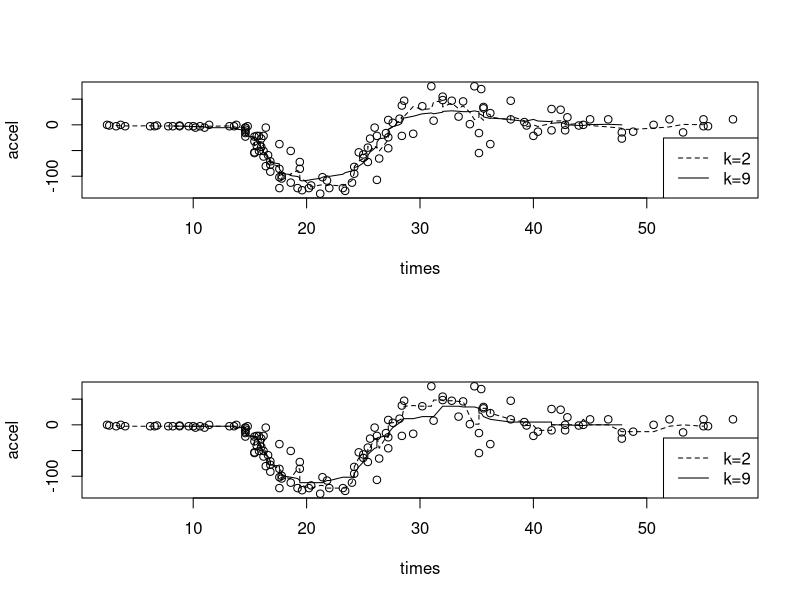
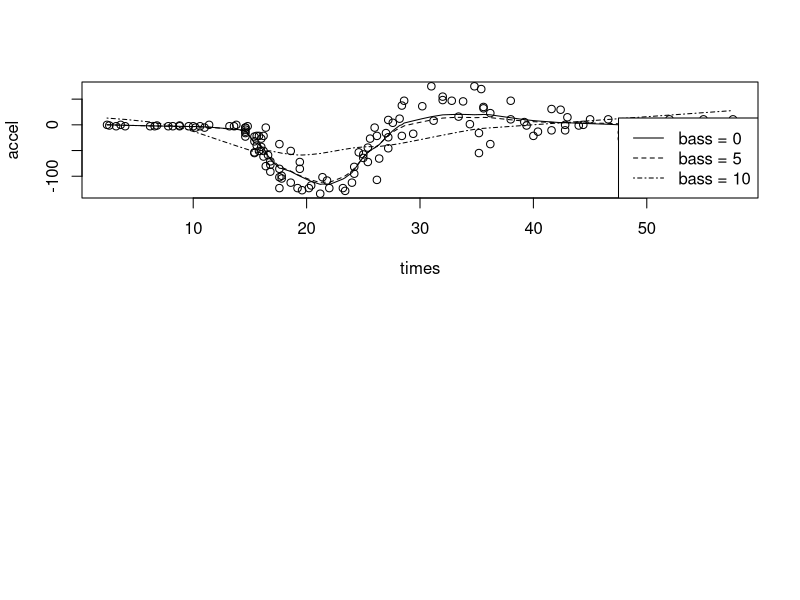
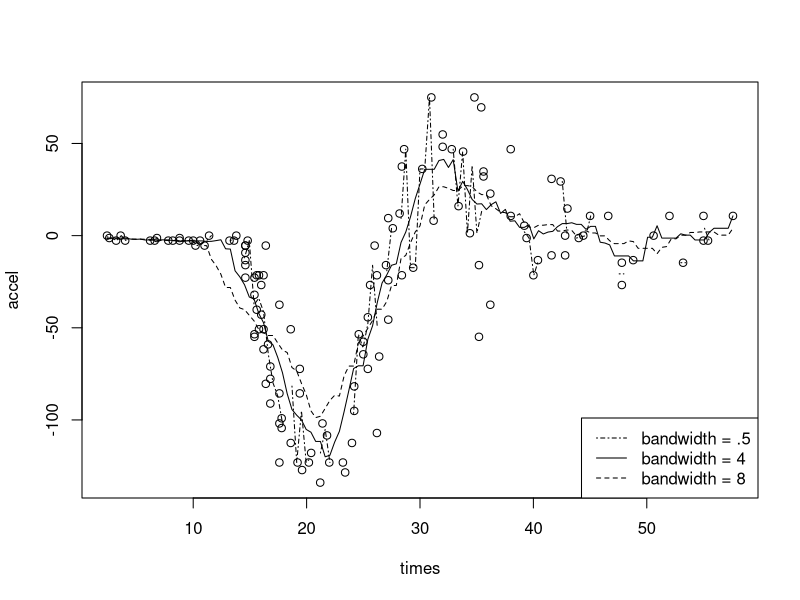
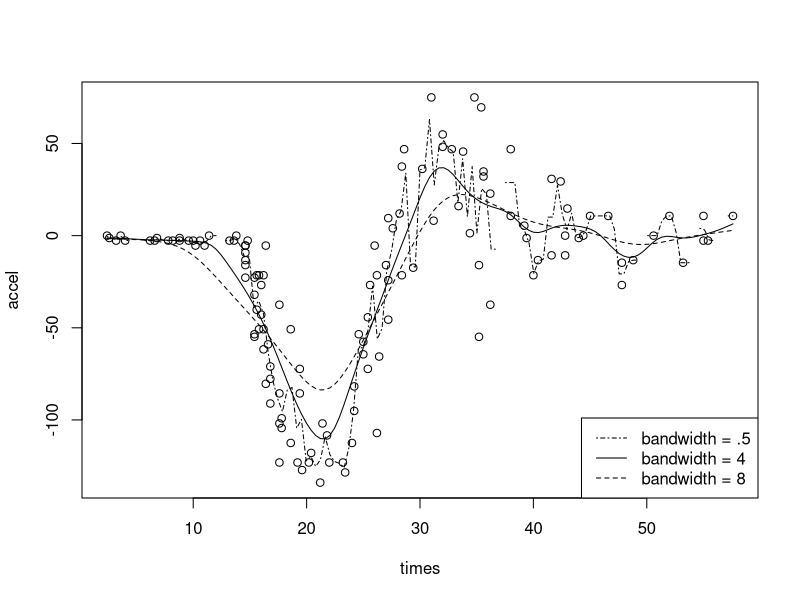
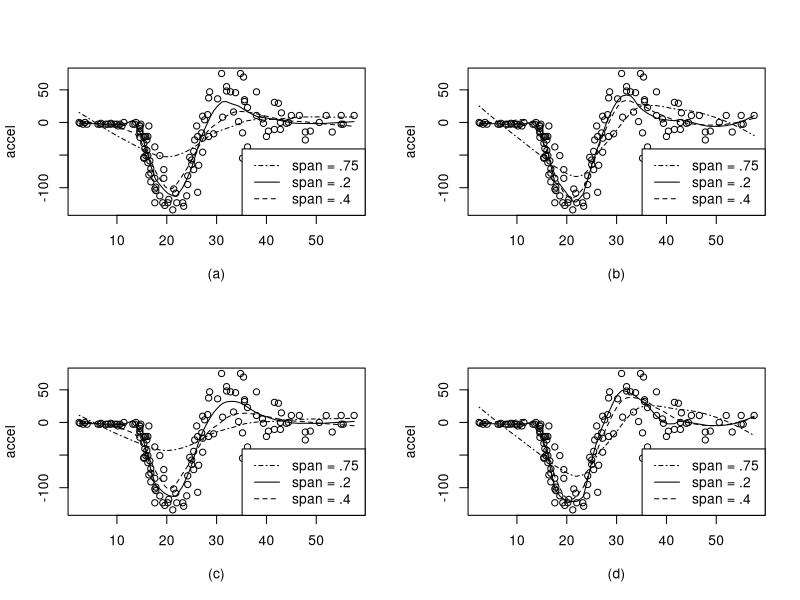

Recreate these plots in R, in order.
# Motorcycle data
# Load the MASS package; data are in mcycle
library(MASS)
attach(mcycle)


# Running means and medians:

par(mfrow=c(2,1))

n = length(times)
runningmean = function(k) {
runm = rep(0, n)
for(i in (k+1):(n-k)) runm[i] = mean(accel[(i-k):(i+k)])
runm = runm[(k+1):(n-k)]
}
plot(mcycle)
k = 2; lines(times[(k+1):(n-k)], runningmean(k), lty=2)
k = 9; lines(times[(k+1):(n-k)], runningmean(k), lty=1)
legend("bottomright", legend = c("k=2", "k=9"), lty=c(2,1))

runningmedian = function(k) {
runm = rep(0, n)
for(i in (k+1):(n-k)) runm[i] = median(accel[(i-k):(i+k)])
runm = runm[(k+1):(n-k)]
}
plot(mcycle)
k = 2; lines(times[(k+1):(n-k)], runningmedian(k), lty=2)
k = 9; lines(times[(k+1):(n-k)], runningmedian(k), lty=1)
legend("bottomright", legend = c("k=2", "k=9"), lty=c(2,1))

# Super smoothing:
fit = supsmu(times, accel)
plot(mcycle)
lines(unique(times), fit$y, lty=1)
lines(unique(times), supsmu(times, accel, bass=5)$y, lty=2)
lines(unique(times), supsmu(times, accel, bass=10)$y, lty=4)
legend("bottomright", legend = c("bass = 0", "bass = 5", "bass = 10"), lty=c(1, 2, 4))


# Kernel smoothing:
par(mfrow=c(1,1))
plot(mcycle)
lines(ksmooth(times, accel, kernel = "box"), lty=4)
lines(ksmooth(times, accel, kernel = "box", bandwidth = 4), lty=1)
lines(ksmooth(times, accel, kernel = "box", bandwidth = 8), lty=2)
legend("bottomright", legend = c("bandwidth = .5", "bandwidth = 4", "bandwidth = 8"), lty=c(4,1,2))

plot(mcycle)
lines(ksmooth(times, accel, kernel = "normal"), lty=4)
lines(ksmooth(times, accel, kernel = "normal", bandwidth = 4), lty=1)
lines(ksmooth(times, accel, kernel = "normal", bandwidth = 8), lty=2)
legend("bottomright", legend = c("bandwidth = .5", "bandwidth = 4", "bandwidth = 8"), lty=c(4,1,2))


fit = loess(accel~times)

par(mfrow=c(2,2))
# loess fit, degree = 1, family = "gaussian"
plot(mcycle, xlab = "(a)")
lines(times, predict(loess(accel~times, degree = 1, family = "gaussian")), lty=4)
lines(times, predict(loess(accel~times, degree = 1, span = .2, family = "gaussian")), lty=1)
lines(times, predict(loess(accel~times, degree = 1, span = .4, family = "gaussian")), lty=2)
legend("bottomright", legend = c("span = .75", "span = .2", "span = .4"), lty=c(4,1,2))


# loess fit, degree = 2, family = "gaussian"
plot(mcycle, xlab = "(b)")
lines(times, predict(loess(accel~times, degree = 2, family = "gaussian")), lty=4)
lines(times, predict(loess(accel~times, degree = 2, span = .2, family = "gaussian")), lty=1)
lines(times, predict(loess(accel~times, degree = 2, span = .4, family = "gaussian")), lty=2)
legend("bottomright", legend = c("span = .75", "span = .2", "span = .4"), lty=c(4,1,2))


# loess fit, degree = 1, family = "symmetric"
plot(mcycle, xlab = "(c)")
lines(times, predict(loess(accel~times, degree = 1, family = "symmetric")), lty=4)

lines(times, predict(loess(accel~times, degree = 1, span = .2, family = "symmetric")), lty=1)
lines(times, predict(loess(accel~times, degree = 1, span = .4, family = "symmetric")), lty=2)
legend("bottomright", legend = c("span = .75", "span = .2", "span = .4"), lty=c(4,1,2))

# loess fit, degree = 2, family = "symmetric"
plot(mcycle, xlab = "(d)")
lines(times, predict(loess(accel~times, degree = 2, family = "symmetric")), lty=4)

lines(times, predict(loess(accel~times, degree = 2, span = .2, family = "symmetric")), lty=1)
lines(times, predict(loess(accel~times, degree = 2, span = .4, family = "symmetric")), lty=2)
legend("bottomright", legend = c("span = .75", "span = .2", "span = .4"), lty=c(4,1,2))



